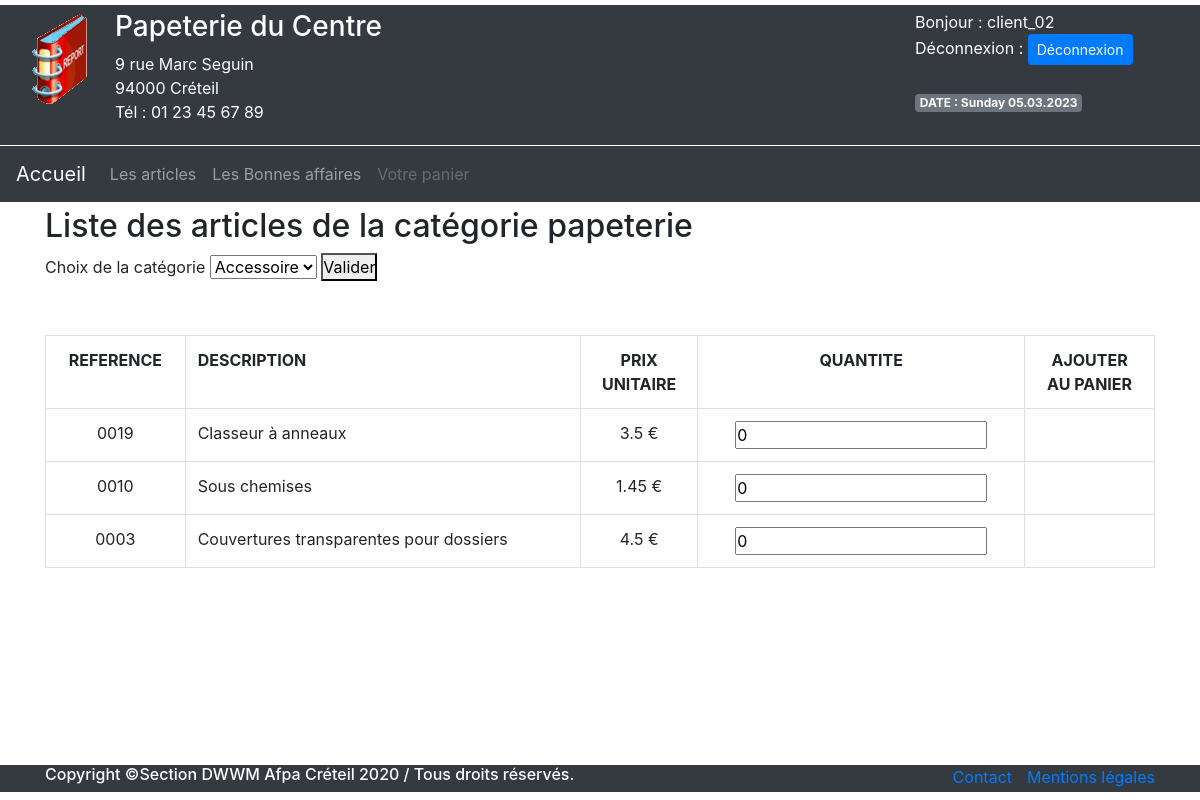
Screenshot of /210-TP05_Papeterie_php/list_article.php (signed in) with the database file from the repository.
### tables this page shows
CREATE TABLE `articles` (
  `id_art` int(11) NOT NULL,
  `code_art` varchar(10) NOT NULL,
  `libelle_art` varchar(255) NOT NULL,
  `prix_ht_art` float NOT NULL,
  `promo_art` tinyint(1) NOT NULL,
  `id_cat` int(11) NOT NULL
);

### 210-TP05_Papeterie_php/dao.php (called while the page is built, shortened)
<?php
$dbconnect = new PDO('mysql:host=localhost;dbname=papeterie;charset=UTF8', 'root', '');
function getArticlesByCategorie(string $cat){
    global $dbconnect;
    $sql = 'SELECT * FROM `articles` NATURAL JOIN categories WHERE libelle_cat = :libelle';
    $art_stat = $dbconnect->prepare($sql);
    $art_stat->bindParam('libelle', $cat);
    $art_stat->execute();
    $articles = $art_stat->fetchAll(PDO::FETCH_ASSOC);
    return $articles;
}
function getAllCategorie(){
    global $dbconnect;
    $sql ='SELECT * FROM categories ORDER BY libelle_cat';
    $cat_stat = $dbconnect->query($sql);
    $categories = $cat_stat->fetchAll(PDO::FETCH_ASSOC);
    return $categories;
}

### 210-TP05_Papeterie_php/list_article.php (the view, shortened to what this page needs)
<?php
    $choix = 'papeterie';
?>
<!DOCTYPE html>
<html lang="fr">
<head>
    <link href="dist/css/bootstrap.css" rel="stylesheet">
    <link href="css/papeterie.css" rel="stylesheet" type="text/css" />
</head>
<body>
    <div class='wrap'>
        <main class="container">
            <h2>Liste des articles de la catégorie <?= $choix ?></h2>
            <form method="get" action="list_article.php">
                <label>Choix de la catégorie </label>
                <select name="choix_cat">
                    <?php
                    $tab_categorie = getAllCategorie();
                    foreach($tab_categorie as $cat){
                        echo '<option value="'.$cat['libelle_cat'].'">'.$cat['libelle_cat'].'</option>';
                    }
                    ?>
                 </select>
                <button>Valider</button>
            </form>
            <br><br>
            <table class="table table-bordered">
                <tbody id="ligne">
                    <tr>
                        <th class="text-center w-10">REFERENCE</th>
                        <th class="w-60">DESCRIPTION</th>
                        <th class="text-center w-10">PRIX<br>UNITAIRE</th>
                        <th class="text-center w-10">QUANTITE</th>
                        <th class="text-center w-10">AJOUTER<br>AU PANIER</th>
                    </tr>
                    <?php
                        $tab_article = getArticlesByCategorie($choix);
                        foreach($tab_article as $article){
                            echo '<tr>
                                <td class="text-center">'.$article['code_art'].'</td>
                                <td>'.$article['libelle_art'].'</td>
                                <td class="prix text-center">'.$article['prix_ht_art'].'</td>
                                <td class="text-center"><input type="number" value="0" min="0" /></td>
                                <td class="text-center"></td>
                            </tr>';
                        } ?>
                </tbody>
            </table>
        </main>
    </div>
</body>
</html>

### 210-TP05_Papeterie_php/css/papeterie.css (style rules this page uses)
* { margin:0px; padding:0px; }
main { margin:5px 5%; }
table { width:90%; border:none; border-collapse:collapse; }
.prix::after { content: " €"; }
.wrap { min-height: calc(100vh - 40px); }

### rows the page displays
articles: code_art "0019", libelle_art "Classeur à anneaux", prix_ht_art "3.5"
articles: code_art "0010", libelle_art "Sous chemises", prix_ht_art "1.45"
articles: code_art "0003", libelle_art "Couvertures transparentes pour dossiers", prix_ht_art "4.5"

### other values shown
$_SESSION['nom'] "client_02"
$choix "papeterie"
form field choix_cat "Accessoire"
